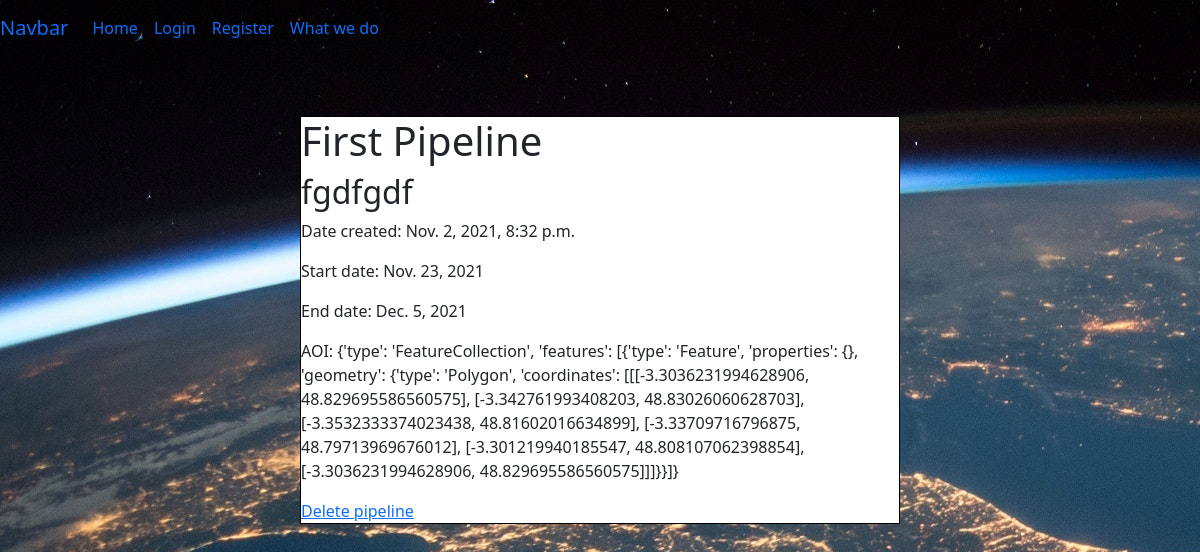
Screenshot of /post_detail/23 with the database file from the repository.
### spaceport/models.py (models this page shows)
class PipelineList(models.Model):
    MY_CHOICES = (
        ('a', 'Hola'),
        ('b', 'Hello'),
        ('c', 'Bonjour'),
        ('d', 'Boas'),
    )
    pipeline_id = models.CharField(max_length=20)              # AUTO unique identifier for this pipeline (auto generated?)
    slug = models.SlugField(max_length=200, unique=True, null=True)
    pipeline_name = models.CharField(max_length=50, unique=True)	        # user's given name for pipeline
    pipeline_des = models.TextField()                                       # user's given description
    created_by = models.CharField(max_length=100, null=True)	            # AUTO user	(username or email?)
    date_created = models.DateTimeField(auto_now=True)                      # AUTO date the pipeline was created (= today()?)
    status = models.BooleanField(default=False)	                            # AUTO pipeline active/not active (default to True when created?)
    AOI = models.JSONField(null=True, blank=True)                                   # area of interest: location co-ordinates (need to be able to control size of this?)
    start_date = models.DateField(null=True)                                         # when pipeline starts capturing images
    end_date = models.DateField(null=True)	                                        # when pipeline ends	DateField or Null	31/12/2021
    freq_number = models.PositiveIntegerField(null=True, blank=True)	   # how frequently images are captured, must be integer
    freq_interval = models.CharField(max_length=20, null=True)            # interval of frequency eg days, weeks, months (user can choose)
    cloud_cover = models.DecimalField(max_digits = 5,decimal_places=2, null=True)      # % cloud cover allowed max
    resolution = models.CharField(max_length=20, null=True)               # picture resolution range eg 7680 × 6876
    output_format = models.CharField(max_length=1, choices=MY_CHOICES,null=True)            # image format type (selected by user) GEOTiff

### spaceport/views.py (the view)
# urls.py: path('post_detail/<int:id>', views.detail_view, name='post_detail'),
def detail_view(request, id):
    context ={}
    context["data"] = PipelineList.objects.get(id = id)
    return render(request, "post_detail.html", context)

### templates/post_detail.html
{% extends "base.html" %}
{% block content %}
<div class=center-div>
   <h1>{{ data.pipeline_name }}</h1>
   <h2>{{ data.pipeline_des }}</h2>
   <p>Date created: {{ data.date_created }}</p>
   <p>Start date: {{ data.start_date }}</p>
   <p>End date: {{ data.end_date }}</p>
   <p>AOI: {{ data.AOI }}</p>
   <a href="{% url 'delete_pipeline' data.id %}">Delete pipeline</a>
</div>
{%endblock%}

### static/css/style.css (style rules this page uses)
#index-image { background-image: url('../images/landing_page.jpg'); height: 100vh; }
.center-div { width: 50%; height: auto; margin-left: 25%; background-color: white; border: solid black 1px; margin-top: 5%; }

### rows the page displays
PipelineList: pipeline_name "First Pipeline", pipeline_des "fgdfgdf", date_created "Nov. 2, 2021, 8:32 p.m.", start_date "Nov. 23, 2021", end_date "Dec. 5, 2021", AOI "{'type': 'FeatureCollection', 'features': [{'type': 'Feature', 'properties': {}, 'geometry': {'type': 'Polygon', 'coordinates': [[[-3.3036231994628906, 48.829695586560575], [-3.342761993408203, 48.83026060628703], [-3.3532333374023438, 48.81602016634899], [-3.33709716796875, 48.79713969676012], [-3.301219940185547, 48.808107062398854], [-3.3036231994628906, 48.829695586560575]]]}}]}"
